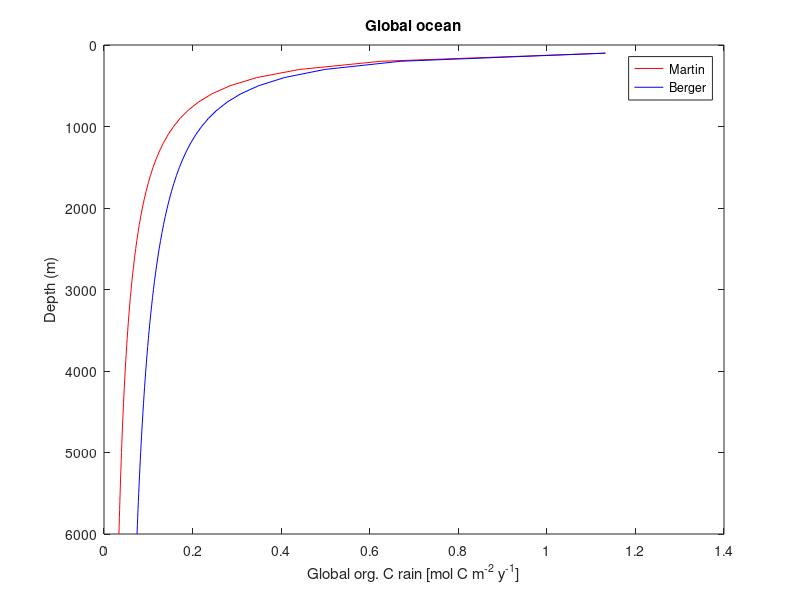

Write MATLAB code to recreate this figure. (Note: this script raises an error after producing the figure.)
%% martin curve
z=[100:100:6000]; %,
Aoc = 3.49e+014; %m2
b=0.858; %attenuation factor default: 0.858; upper limit 1.33 buesseler et al 2007
% LOSCAR low latitude export
Cexp = 395.19e12; %mol C/y  %460 534 | 524 611
F100 = Cexp/Aoc % mol C/m2/y
F= F100.*(z./100).^-b;

% Berger '87. formulation
% NOTE TO MYSELF 5/12/2017:
% Berger curve at 100 meters is 16% of primary production. I need
% to normalize the berger flux at this depth so that both Martin 
% and Berger are exactly the same at 100m in mol C/m2/y
Fb = 9.*F100/0.16./z+0.7*F100/0.16./z.^0.5;

F4000 = F(40)*Aoc;
figure
% plot(F/F100*100,z,'r',Fb/F100*100,z, 'b')
plot(F,z,'r',Fb,z, 'b')
legend('Martin', 'Berger')
set(gca, 'YDir','reverse')
% xlabel('% of Primary Production')
xlabel('Global org. C rain [mol C m^{-2} y^{-1}]')
ylabel('Depth (m)')
title ('Global ocean')


Xmax=16;
Xmin=1.054;
mya=1;
mya=2.981;
myb=100;
mya+(8-Xmin)*(myb-mya)/(Xmax-Xmin)

% [a,b]=find(EPLvva{8}>=max(EPLvva{8}))

% Organic export in Atlantic
CexpA = EPLv(1)+EPH*gp(7); %Organic export in Atlantic
A1=A(1); %Atlantic area
F100A = CexpA/A1
FA= F100A.*(z./100).^-b;
% fshA = 0.5602;
% Berger '87. formulation
FAb = 9.*F100A/0.16./z+0.7*F100A/0.16./z.^0.5;

figure
plot(FA,z,'r',FAb,z, 'b')
legend('Martin', 'Berger')
set(gca, 'YDir','reverse')
xlabel('Org C. rain in the Atlantic Ocean [mol C m^{-2} y^{-1}]')
ylabel('Depth (m)')
title ('Atlantic')

%%%%%% GLOBAL %%%%%%%%

% 395.19e12 organic C export in low latitude
% FAA = 8.8928e+012 total inorganic C rain in the deep atlantic
% FAA + FII +... 4.0698e+013 total inorg C for all oceans
% above divided by Aoc is 0.1166 mol C/m2/y
% Martin curve at 4000 meters for the enitre ocean gives us 0.0478 mol
% C/m2/y, which is 4.22% of surface export. So inorg C to org C on the
% surface of the sediments is 0.1166/0.0478 = 2.4393 times. This ratio is
% identical to the simple calculations:

% Org rain: 100 * 0.0422 = 4.22
% CaCO3 rain: 100 * (1-0.31)/6.7 = 10.2985
% 10.2985/4.22 = 2.44

%%%%%% Atlantic %%%%%%%

% Corg: 0.08482 mol C/m2/y but 0.06963 if no addition from high latitude
% which is the EPH*gp(7) part in the equation
% CaCO3: 8.8928e+012/A(1) = 0.1699
% CaCO3 twice the size 

% Initial Atlantic org c burial fraction 7.6667e+011,standard run
% 4.6e12*V(1)/(V(1)+V(2)+V(3)+V(11))
% Initial Atlantic org rain 7.6335e+13:
% 4.5801e+014*V(1)/(V(1)+V(2)+V(3)+V(11))
% rain at 4km = *0.0422 = 3.2213e+12
%7.6667e+011/3.2213e+012 = 0.238 => 23.8 percent is burial

% The same but at max export (tv=125):
% orgCb(125): 5.5166e+012
%orgCb(125)*V(1)/(V(1)+V(2)+V(3)+V(11)) = 9.1943e+11
% organin rain (EPLvv(d)+EPH)): 5.3396e+014
% (EPLvv(d)+EPH)*V(1)/(V(1)+V(2)+V(3)+V(11)) = 8.8993e+013
% at 4km = 3.7555e+012
% 9.1943e+11/3.7555e+012 => 0.2448 => 24.5 percent





